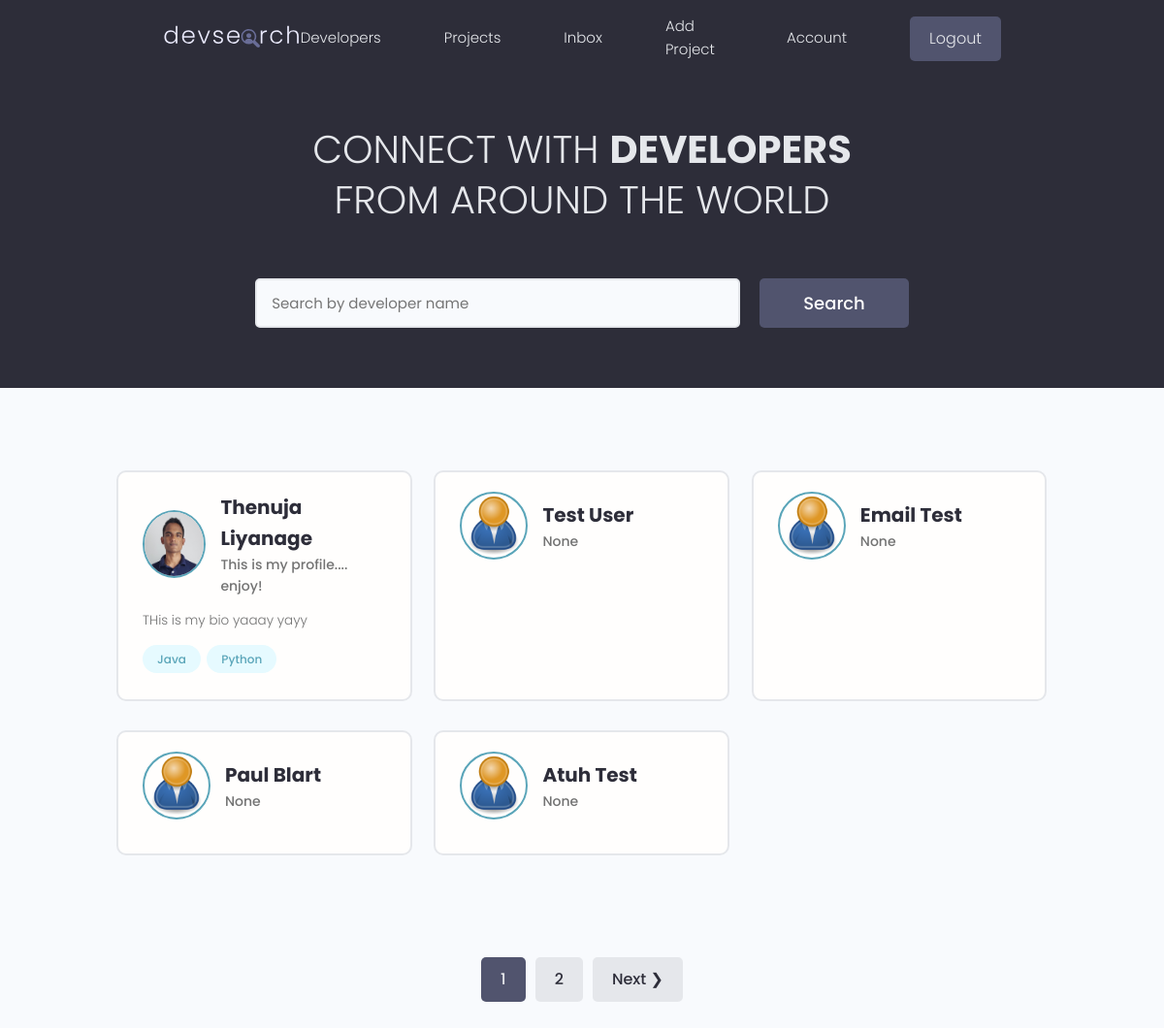
The app's page / (signed in) with its own data.
### users/models.py (models this page shows, shortened)
class Profile(models.Model):
    user = models.OneToOneField(User, on_delete=models.CASCADE, null=True, blank=True )
    first_name = models.CharField(max_length=100)
    last_name = models.CharField(max_length=100)
    username = models.CharField(max_length=80, null=True, blank=True)
    email = models.EmailField(max_length=80, null=True, blank=True)
    city = models.CharField(max_length=100)
    country = models.CharField(max_length=100)
    short_intro = models.CharField(max_length=200, blank=True, null=True)
    bio = models.TextField(blank=True, null=True)
    profile_image = models.ImageField(null=True, blank=True, upload_to='profile-pics/', default="profile-pics/user-default.png")
    social_github = models.CharField(max_length=200, blank=True, null=True)
    social_twitter = models.CharField(max_length=200, blank=True, null=True)
    social_linkedin = models.CharField(max_length=200, blank=True, null=True)
    social_youtube = models.CharField(max_length=200, blank=True, null=True)
    social_website = models.CharField(max_length=200, blank=True, null=True)
    created_date = models.DateTimeField(auto_now_add=True)
    id = models.UUIDField(default=uuid.uuid4, unique=True, primary_key=True, editable=False)
    @property
    def image_url(self):
        try:
            url = self.profile_image.url
        except:
            url = "/static/images/profile-pics/user-default.png"
        return url
    class Meta:
        ordering = ['created_date']

class Skill(models.Model):
    id = models.UUIDField(default=uuid.uuid4, unique=True, primary_key=True, editable=False)
    created_date = models.DateTimeField(auto_now=True)
    name = models.CharField(max_length=200)
    owner = models.ForeignKey(Profile, on_delete=models.CASCADE, null=True, blank=True)
    description = models.TextField(max_length=300, null=True, blank=True)
    def __str__(self):
        return str(self.name)

### users/views.py (the view)
# urls.py: path('', views.profiles, name='profiles'),
def profiles(request):
    profiles, search_query = searchProfiles(request)
    itemsPerPage = 5
    profiles, page_range, paginator = paginateProfiles(request, profiles, itemsPerPage)
    context = {'profiles': profiles,
               'search_query' : search_query,
               'page_range' : page_range}
    return render(request, 'users/developers.html', context)

### users/utils.py (called while the page is built)
def paginateProfiles(request, profiles, results):
    page = request.GET.get('page')
    paginator = Paginator(profiles, results)
    try:
        profiles = paginator.page(page)
    except PageNotAnInteger:
        page = 1
        profiles = paginator.page(page)
    except EmptyPage:
        page = paginator.num_pages
        profiles = paginator.page(page)
    leftIndex = int(page) - 4
    if leftIndex < 1:
        leftIndex = 1
    rightIndex = int(page) + 4
    if rightIndex > paginator.num_pages:
        rightIndex = paginator.num_pages
    page_range = range(leftIndex, rightIndex + 1)
    return profiles, page_range, paginator

def searchProfiles(request):
    search_query = ''
    if request.GET.get('q'):
        search_query = request.GET.get('q')
        skills = Skill.objects.filter(name__icontains=search_query)
        profiles = Profile.objects.filter(Q(first_name__icontains=search_query) |
                                          Q(short_intro__icontains=search_query) |
                                          Q(skill__in=skills)).distinct()
    else:
        profiles = Profile.objects.all()
    return profiles, search_query

### users/templates/users/developers.html (shortened to what this page needs)
{% extends 'main.html'%}
{% block content %}
 <main class="home">
    <section class="hero-section text-center">
      <div class="container container--narrow">
        <div class="hero-section__box">
          <h2>CONNECT WITH <span>DEVELOPERS</span></h2>
          <h2>FROM AROUND THE WORLD</h2>
        </div>
        <div class="hero-section__search">
          <form class="form" action="#" method="get" id="searchFrom">
            <div class="form__field">
              <input class="input input--text" id="formInput#search" type="text" name="q"
                value="{{search_query}}" placeholder="Search by developer name" />
            </div>
            <input class="btn btn--sub btn--lg" type="submit" value="Search" />
          </form>
        </div>
      </div>
    </section>
    <section class="devlist">
      <div class="container">
        <div class="grid grid--three">
          {% for developer in profiles %}
          <div class="column card">
            <div class="dev">
              <a href="{% url 'profile' developer.id %}" class="card__body">
                <div class="dev__profile">
                  <img class="avatar avatar--md" src="{{ developer.image_url }}" alt="image" />
                  <div class="dev__meta">
                    <h3>{{developer.first_name}} {{developer.last_name}}</h3>
                    <h5>{{developer.short_intro}}</h5>
                  </div>
                </div>
                <p class="dev__info">{{developer.bio | slice:"100"}}</p>
                <div class="dev__skills">
                  {% for skill in developer.skill_set.all|slice:"5" %}
                  <span class="tag tag--pill tag--main">
                    <small>{{skill}}</small>
                  </span>
                  {% endfor %}
                </div>
              </a>
            </div>
          </div>
          {%endfor%}
        </div>
      </div>
    </section>
    {% include 'pagination.html' with queryset=profiles page_range=page_range%}
  </main>
{% endblock  %}

### static/styles/app.css (style rules this page uses)
:root { --color-sub: #2d2d39; }
.btn--sub { background-color: var(--color-sub-light); }
.card { border: 2px solid var(--color-light); }
img { width: 100%; }
.hero-section { height: 40vh; display: flex; align-items: center; background-color: var(--color-sub); }
.hero-section__box { margin-bottom: 4rem; }
.hero-section__box > h2, .hero-section__box > h2 > span { font-size: 4rem; color: var(--color-light); line-height: 1.3; text-transform: uppercase; }
.hero-section__box > h2 { font-weight: 300; }
.hero-section__box > h2 > span { font-weight: 700; }
.hero-section__search > .form { display: flex; align-items: center; justify-content: center; gap: 2rem; }
.hero-section__search > .form input.input--text { width: 50rem; }
.devlist { margin-top: 8rem; }
.devlist .grid { align-items: stretch; }
.devlist .dev .dev__profile { display: flex; align-items: center; gap: 1.5rem; }
.devlist .dev .dev__meta h3 { color: var(--color-sub); font-size: 2rem; font-weight: 700; }
.devlist .dev .dev__meta h5 { color: var(--color-text); font-size: 1.4rem; font-weight: 500; }
.devlist .dev .dev__info { margin: 1.5rem 0; font-size: 1.35rem; line-height: 1.4; text-align: justify; }

### static/uikit/styles/modules/_variables.css (style rules this page uses)
:root { --color-main: #5aa5b9; --color-main-light: #e6faff; --color-sub: #3f4156; --color-sub-light: #51546e; --color-sub-lighter: #ededfd; --color-text: #737373; --color-gray: #8b8b8b; --color-light: #e5e7eb; --color-light-gray: #767676; --color-bg: #f8fafd; --color-white: #fffefd; --color-white-light: #f3f3f3; --color-success: #359e64; --color-success-bg: #def8e8; --color-error: #fc4b0b; --color-error-bg: #fff2ee; --font-base: 'Poppins', arial, helvetica, 'Segoe UI', roboto, ubuntu, sans-serif; --font-monospace: 'Fira Code', 'Courier New', courier, monospace; --font-regular: 300; --font-medium: 500; --font-bold: 700; --generic-shadow: 1px 1px 5px #00000010; --generic-transition: all 0.3s ease-in-out; }

### static/uikit/styles/modules/_base.css (style rules this page uses)
* { margin: 0; padding: 0; box-sizing: border-box; text-rendering: optimizeLegibility; color: inherit; font-size: inherit; }
html { font-size: 50%; }
@media only screen and (min-width: 480px) { html { font-size: 56.25%; } }
@media only screen and (min-width: 1200px) { html { font-size: 62.5%; } }
body { line-height: 1.6; font-weight: 400; font-size: 1.5rem; color: var(--color-text); background-color: var(--color-bg); min-height: 100vh; }

### static/uikit/styles/modules/_typography.css (style rules this page uses)
* { font-family: var(--font-base); }
h2 { font-size: 3.6rem; font-weight: var(--font-bold); }
h3 { font-size: 3.2rem; font-weight: var(--font-medium); }
h5 { font-size: 2.4rem; font-weight: var(--font-medium); }
h5, h6 { font-weight: var(--font-regular); }
p, span, strong { font-size: 1.6rem; color: var(--color-text); font-weight: var(--font-regular); }
a { padding-bottom: 2px; text-decoration: none; display: inline-block; color: var(--color-main); font-weight: var(--font-medium); }

### static/uikit/styles/modules/_utilities.css (style rules this page uses)
.container { width: 92%; max-width: 165rem; margin: 0 auto; box-sizing: border-box; }
.container--narrow { width: 92%; max-width: 120rem; }
@media screen and (min-width: 1000px) { .container { width: 90%; } }
@media screen and (min-width: 1000px) { .container--narrow { width: 85%; } }
@media screen and (min-width: 1200px) { .container { width: 80%; } }
@media screen and (min-width: 1200px) { .container--narrow { width: 72%; } }
.text-center { text-align: center; }

### static/uikit/styles/modules/_avatar.css (style rules this page uses)
.avatar { border-radius: 50%; border: 2px solid var(--color-main); object-fit: cover; }
.avatar--md { height: 7rem; width: 7rem; }

### static/uikit/styles/modules/_button.css (style rules this page uses)
.btn { display: inline-block; position: relative; cursor: pointer; background-color: var(--color-light); font-weight: var(--font-medium); color: var(--color-sub); text-decoration: none; padding: 1rem 2rem; border-radius: 0.5rem; border: none; width: -webkit-fit-content; width: -moz-fit-content; width: fit-content; height: -webkit-fit-content; height: -moz-fit-content; height: fit-content; font-size: 1.6rem; outline-width: 0; outline-color: transparent; -webkit-backface-visibility: hidden; backface-visibility: hidden; transition: all 0.3s ease-in-out; }
.btn--sub { background-color: var(--color-sub); color: var(--color-white); }
.btn--lg { font-size: 1.8rem; padding: 1.2rem 4.5rem; }

### static/uikit/styles/modules/_card.css (style rules this page uses)
.card { border-radius: 1rem; background-color: var(--color-white); border: 1.5px solid var(--color-light); width: auto; height: auto; margin-top: 0.5rem; margin-bottom: 0.5rem; overflow: hidden; }
.card__body, .card__header { padding: 2rem 2.5rem; }

### records on screen
Profile: image_url (picture), first_name "Thenuja", last_name "Liyanage", short_intro "This is my profile.... enjoy!", bio "THis is my bio yaaay yayy"
Skill: name "Java"
Skill: name "Python"
Profile: image_url (placeholder picture), first_name "Test", last_name "User", short_intro "None"
Profile: image_url (placeholder picture), first_name "Email", last_name "Test", short_intro "None"
Profile: image_url (placeholder picture), first_name "Paul", last_name "Blart", short_intro "None"
Profile: first_name "Atuh", last_name "Test", short_intro "None"

### other values on screen
{{ page }} "1"
{{ page }} "2"
